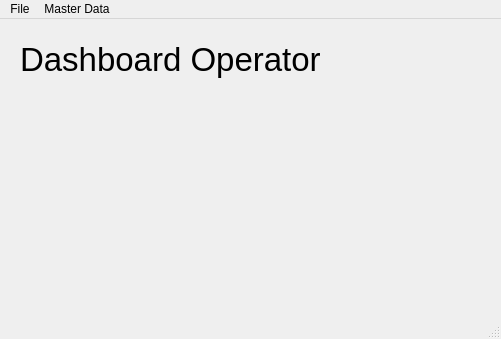
<?xml version="1.0" encoding="UTF-8"?>
<ui version="4.0">
 <class>MainWindow</class>
 <widget class="QMainWindow" name="MainWindow">
  <property name="geometry">
   <rect>
    <x>0</x>
    <y>0</y>
    <width>501</width>
    <height>339</height>
   </rect>
  </property>
  <property name="windowTitle">
   <string>MainWindow</string>
  </property>
  <widget class="QWidget" name="centralwidget">
   <widget class="QLabel" name="label">
    <property name="geometry">
     <rect>
      <x>20</x>
      <y>10</y>
      <width>311</width>
      <height>61</height>
     </rect>
    </property>
    <property name="font">
     <font>
      <pointsize>25</pointsize>
     </font>
    </property>
    <property name="text">
     <string>Dashboard Operator</string>
    </property>
   </widget>
  </widget>
  <widget class="QMenuBar" name="menubar">
   <property name="geometry">
    <rect>
     <x>0</x>
     <y>0</y>
     <width>501</width>
     <height>21</height>
    </rect>
   </property>
   <widget class="QMenu" name="menuFile">
    <property name="title">
     <string>File</string>
    </property>
    <addaction name="actionExit"/>
   </widget>
   <widget class="QMenu" name="menuMaster_Data">
    <property name="title">
     <string>Master Data</string>
    </property>
    <addaction name="actionMahasiswa_2"/>
   </widget>
   <addaction name="menuFile"/>
   <addaction name="menuMaster_Data"/>
  </widget>
  <widget class="QStatusBar" name="statusbar"/>
  <action name="actionExit">
   <property name="text">
    <string>Exit</string>
   </property>
  </action>
  <action name="actionMenu_Operator_1">
   <property name="text">
    <string>Menu Operator 1</string>
   </property>
  </action>
  <action name="actionMenu_Operator_2">
   <property name="text">
    <string>Menu Operator 2</string>
   </property>
  </action>
  <action name="actionMenu_Operator_3">
   <property name="text">
    <string>Menu Operator 3</string>
   </property>
  </action>
  <action name="actionMahasiswa">
   <property name="text">
    <string>Mahasiswa</string>
   </property>
  </action>
  <action name="actionMahasiswa_2">
   <property name="text">
    <string>Mahasiswa</string>
   </property>
  </action>
 </widget>
 <resources/>
 <connections/>
</ui>
